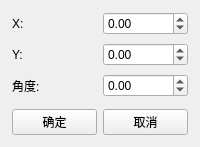
<?xml version="1.0" encoding="UTF-8"?>
<ui version="4.0">
 <class>SetPoseWidget</class>
 <widget class="QWidget" name="setPoseWidget">
  <layout class="QVBoxLayout" name="verticalLayout">
   <property name="spacing">
    <number>8</number>
   </property>
   <property name="leftMargin">
    <number>12</number>
   </property>
   <property name="topMargin">
    <number>12</number>
   </property>
   <property name="rightMargin">
    <number>12</number>
   </property>
   <property name="bottomMargin">
    <number>12</number>
   </property>
   <item>
    <layout class="QHBoxLayout" name="layout_x">
     <property name="spacing">
      <number>6</number>
     </property>
     <item>
      <widget class="QLabel" name="label_x">
       <property name="minimumSize">
        <size>
         <width>20</width>
         <height>20</height>
        </size>
       </property>
       <property name="text">
        <string>X:</string>
       </property>
      </widget>
     </item>
     <item>
      <widget class="QDoubleSpinBox" name="spinBox_x">
       <property name="minimum">
        <double>-10000.000000000000000</double>
       </property>
       <property name="maximum">
        <double>10000.000000000000000</double>
       </property>
       <property name="singleStep">
        <double>0.100000000000000</double>
       </property>
      </widget>
     </item>
    </layout>
   </item>
   <item>
    <layout class="QHBoxLayout" name="layout_y">
     <property name="spacing">
      <number>6</number>
     </property>
     <item>
      <widget class="QLabel" name="label_y">
       <property name="minimumSize">
        <size>
         <width>20</width>
         <height>20</height>
        </size>
       </property>
       <property name="text">
        <string>Y:</string>
       </property>
      </widget>
     </item>
     <item>
      <widget class="QDoubleSpinBox" name="spinBox_y">
       <property name="minimum">
        <double>-10000.000000000000000</double>
       </property>
       <property name="maximum">
        <double>10000.000000000000000</double>
       </property>
       <property name="singleStep">
        <double>0.100000000000000</double>
       </property>
      </widget>
     </item>
    </layout>
   </item>
   <item>
    <layout class="QHBoxLayout" name="layout_theta">
     <property name="spacing">
      <number>6</number>
     </property>
     <item>
      <widget class="QLabel" name="label_theta">
       <property name="minimumSize">
        <size>
         <width>40</width>
         <height>20</height>
        </size>
       </property>
       <property name="text">
        <string>角度:</string>
       </property>
      </widget>
     </item>
     <item>
      <widget class="QDoubleSpinBox" name="spinBox_theta">
       <property name="minimum">
        <double>-180.000000000000000</double>
       </property>
       <property name="maximum">
        <double>180.000000000000000</double>
       </property>
       <property name="singleStep">
        <double>1.000000000000000</double>
       </property>
      </widget>
     </item>
    </layout>
   </item>
   <item>
    <spacer name="verticalSpacer">
     <property name="orientation">
      <enum>Qt::Vertical</enum>
     </property>
     <property name="sizeHint" stdset="0">
      <size>
       <width>20</width>
       <height>4</height>
      </size>
     </property>
    </spacer>
   </item>
   <item>
    <layout class="QHBoxLayout" name="layout_buttons">
     <property name="spacing">
      <number>6</number>
     </property>
     <item>
      <widget class="QPushButton" name="button_ok">
       <property name="text">
        <string>确定</string>
       </property>
       <property name="objectName">
        <string>okButton</string>
       </property>
      </widget>
     </item>
     <item>
      <widget class="QPushButton" name="button_cancel">
       <property name="text">
        <string>取消</string>
       </property>
       <property name="objectName">
        <string>cancelButton</string>
       </property>
      </widget>
     </item>
    </layout>
   </item>
  </layout>
 </widget>
 <resources/>
 <connections/>
</ui>
